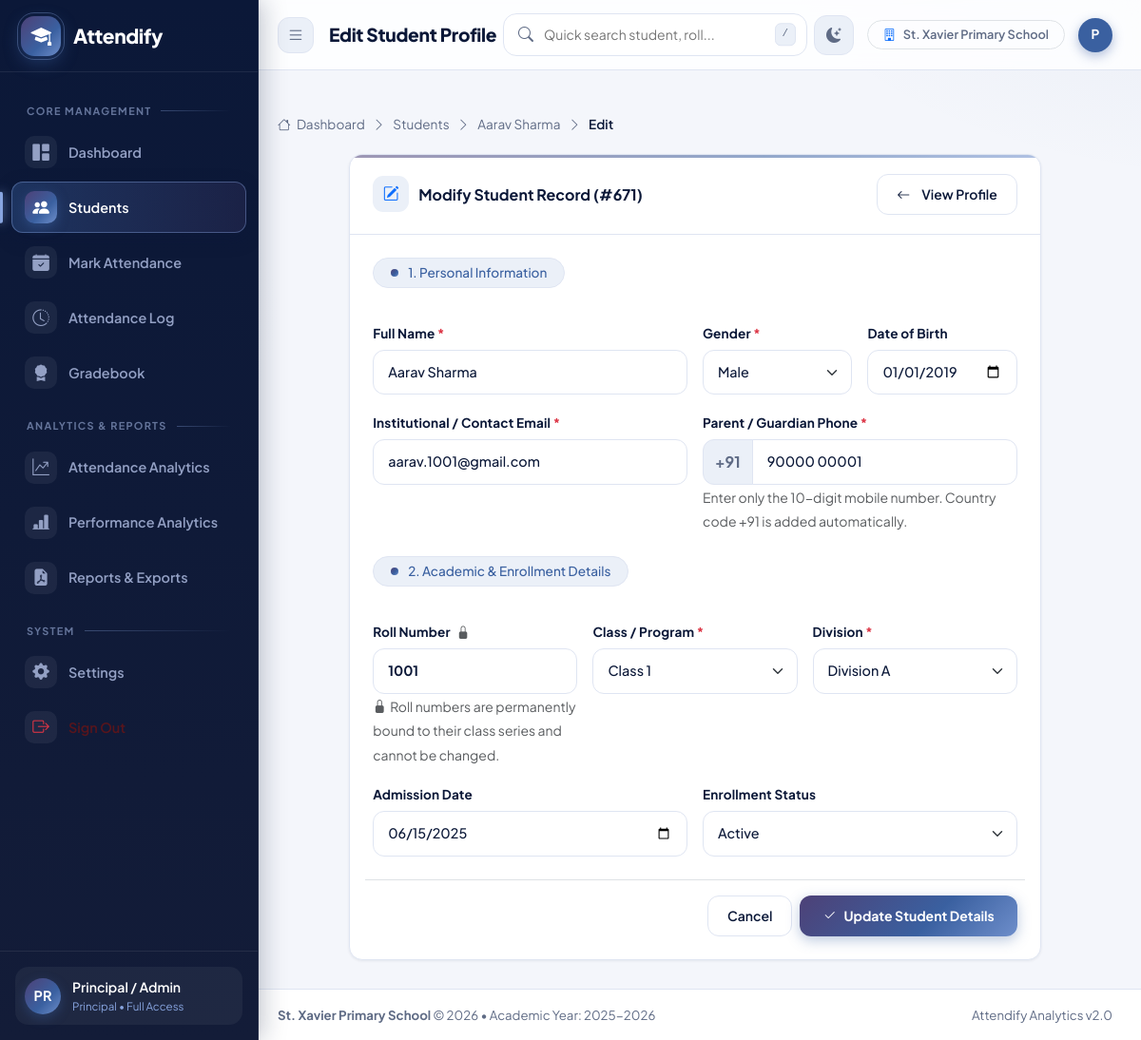
Page /students/671/edit (signed in) on the committed database.
### tables this page shows
CREATE TABLE settings (
            id INTEGER PRIMARY KEY AUTOINCREMENT,
            institution_name TEXT NOT NULL DEFAULT 'St. Xavier Primary School',
            attendance_threshold REAL NOT NULL DEFAULT 75.0,
            academic_year TEXT NOT NULL DEFAULT '2025-2026',
            contact_email TEXT DEFAULT 'principal@stxavierschool.edu',
            department TEXT DEFAULT 'Primary School Wing'
        );

CREATE TABLE students (
            id INTEGER PRIMARY KEY AUTOINCREMENT,
            name TEXT NOT NULL,
            roll TEXT NOT NULL,
            class_name TEXT NOT NULL,
            division TEXT NOT NULL,
            email TEXT NOT NULL,
            phone TEXT NOT NULL,
            date_of_birth TEXT,
            gender TEXT NOT NULL,
            admission_date TEXT,
            status TEXT DEFAULT 'Active',
            created_at TIMESTAMP DEFAULT CURRENT_TIMESTAMP,
            UNIQUE(roll, class_name, division)
        );

### app.py (the view, shortened to what this page needs)
@app.route('/students/<int:student_id>/edit', methods=['GET', 'POST'])
@login_required
def edit_student_view(student_id):
    from modules.student import build_roll_range_map
    student = get_student_by_id(student_id)
    if not student:
        flash("Student not found.", "danger")
        return redirect(url_for('students_list'))
    if not check_student_access(student):
        return redirect(url_for('students_list'))
    t_standard, t_division = get_scope()
    if t_standard:
        classes = [t_standard]
        divisions = [t_division]
    else:
        classes = get_distinct_classes()
        divisions = get_distinct_divisions()
    roll_ranges = build_roll_range_map()
    return render_template('edit_student.html', student=student, student_id=student_id,
                           classes=classes, divisions=divisions, roll_ranges=roll_ranges)

### templates/edit_student.html (shortened to what this page needs)
{% extends "base.html" %}
{% block page_title %}Edit Student Profile{% endblock %}
{% block content %}
<div class="breadcrumb-modern">
    <a href="{{ url_for('dashboard') }}"><i class="bi bi-house me-1"></i> Dashboard</a>
    <i class="bi bi-chevron-right"></i>
    <a href="{{ url_for('students_list') }}">Students</a>
    <i class="bi bi-chevron-right"></i>
    <a href="{{ url_for('student_profile', student_id=student_id) }}">{{ student.name }}</a>
    <i class="bi bi-chevron-right"></i>
    <span class="active">Edit</span>
</div>
<div class="row justify-content-center">
    <div class="col-12 col-xl-10">
        <div class="card-modern">
            <div class="card-header-modern">
                <h5 class="card-title-modern">
                    <i class="bi bi-pencil-square text-primary"></i> Modify Student Record (#{{ student_id }})
                </h5>
                <a href="{{ url_for('student_profile', student_id=student_id) }}" class="btn btn-sm btn-outline-modern">
                    <i class="bi bi-arrow-left me-1"></i> View Profile
                </a>
            </div>
            <div class="card-body-modern">
                <form method="POST" action="{{ url_for('edit_student_view', student_id=student_id) }}">
                    <div class="row g-3">
                        <div class="col-12">
                            <h6 class="form-section-title">1. Personal Information</h6>
                        </div>
                        <div class="col-12 col-md-6">
                            <label for="name" class="form-label">Full Name <span class="text-danger">*</span></label>
                            <input type="text" class="form-control" id="name" name="name" required value="{{ student.name }}">
                        </div>
                        <div class="col-12 col-md-3">
                            <label for="gender" class="form-label">Gender <span class="text-danger">*</span></label>
                            <select class="form-select" id="gender" name="gender" required>
                                <option value="Male" {% if student.gender == 'Male' %}selected{% endif %}>Male</option>
                            </select>
                        </div>
                        <div class="col-12 col-md-3">
                            <label for="date_of_birth" class="form-label">Date of Birth</label>
                            <input type="date" class="form-control" id="date_of_birth" name="date_of_birth" value="{{ student.date_of_birth or '' }}">
                        </div>
                        <div class="col-12 col-md-6">
                            <label for="email" class="form-label">Institutional / Contact Email <span class="text-danger">*</span></label>
                            <input type="email" class="form-control" id="email" name="email" required value="{{ student.email }}">
                        </div>
                        <div class="col-12 col-md-6">
                            <label for="phone" class="form-label">Parent / Guardian Phone <span class="text-danger">*</span></label>
                            <div class="input-group">
                                <span class="input-group-text bg-subtle fw-bold" title="Indian country code (fixed)">+91</span>
                                <input type="text" inputmode="numeric" autocomplete="tel-national"
                                       class="form-control" id="phone" name="phone"
                                       placeholder="XXXXX XXXXX" maxlength="11"
                                       pattern="[6-9](\s?\d){9}"
                                       title="Enter exactly 10 digits starting with 6, 7, 8 or 9"
                                       data-phone-input required
                                       value="{{ student.phone }}">
                            </div>
                            <small class="text-muted">Enter only the 10-digit mobile number. Country code +91 is added automatically.</small>
                        </div>
                        <div class="col-12 mt-4">
                            <h6 class="form-section-title">2. Academic & Enrollment Details</h6>
                        </div>
                        <div class="col-12 col-md-4">
                            <label for="roll_preview" class="form-label">
                                Roll Number <i class="bi bi-lock-fill text-muted ms-1"></i>
                            </label>
                            <input type="text" class="form-control bg-subtle fw-bold" id="roll_preview"
                                   value="{{ student.roll }}" readonly>
                            <small class="text-muted">
                                <i class="bi bi-lock-fill me-1"></i>Roll numbers are permanently bound to their class series and cannot be changed.
                            </small>
                        </div>
                        <div class="col-12 col-md-4">
                            <label for="class_name" class="form-label">Class / Program <span class="text-danger">*</span></label>
                            <select class="form-select" id="class_name" name="class_name" required>
                                {% for n in range(1, 7) %}
                                    <option value="Class {{ n }}" {% if student.class_name == 'Class ' ~ n %}selected{% endif %}>Class {{ n }}</option>
                                {% endfor %}
                            </select>
                        </div>
                        <div class="col-12 col-md-4">
                            <label for="division" class="form-label">Division <span class="text-danger">*</span></label>
                            <select class="form-select" id="division" name="division" required>
                                <option value="A" {% if student.division == 'A' %}selected{% endif %}>Division A</option>
                            </select>
                        </div>
                        <div class="col-12 col-md-6">
                            <label for="admission_date" class="form-label">Admission Date</label>
                            <input type="date" class="form-control" id="admission_date" name="admission_date" value="{{ student.admission_date or '' }}">
                        </div>
                        <div class="col-12 col-md-6">
                            <label for="status" class="form-label">Enrollment Status</label>
                            <select class="form-select" id="status" name="status">
                                <option value="Active" {% if student.status == 'Active' %}selected{% endif %}>Active</option>
                            </select>
                        </div>
                        <div class="col-12 mt-4 pt-3 border-top d-flex justify-content-end gap-2">
                            <a href="{{ url_for('student_profile', student_id=student_id) }}" class="btn btn-outline-modern">Cancel</a>
                            <button type="submit" class="btn btn-primary-modern px-4">
                                <i class="bi bi-check2"></i> Update Student Details
                            </button>
                        </div>
                    </div>
                </form>
            </div>
        </div>
    </div>
</div>
{% endblock %}

### templates/base.html (shortened to what this page needs)
<!DOCTYPE html>
<html lang="en" data-bs-theme="light">
<head>
    <link href="https://cdn.jsdelivr.net/npm/bootstrap@5.3.3/dist/css/bootstrap.min.css" rel="stylesheet">
    <link rel="stylesheet" href="https://cdn.jsdelivr.net/npm/bootstrap-icons@1.11.3/font/bootstrap-icons.min.css">
    <link rel="stylesheet" href="https://cdnjs.cloudflare.com/ajax/libs/font-awesome/6.5.1/css/all.min.css">
    <link rel="stylesheet" href="{{ url_for('static', filename='css/style.css') }}">
</head>
<body>
<div class="app-wrapper">
    <aside class="app-sidebar" id="appSidebar">
        <div class="sidebar-header">
            <a href="{{ url_for('dashboard') }}" class="brand-logo">
                <div class="brand-icon">
                    <i class="bi bi-mortarboard-fill"></i>
                </div>
                <span>Attendify</span>
            </a>
        </div>
        <div class="sidebar-nav">
            <div class="nav-section-title">Core Management</div>
            <a href="{{ url_for('dashboard') }}" class="nav-link {% if request.endpoint == 'dashboard' %}active{% endif %}">
                <i class="bi bi-grid-1x2-fill"></i>
                <span>Dashboard</span>
            </a>
            <a href="{{ url_for('students_list') }}" class="nav-link {% if 'student' in request.endpoint and request.endpoint != 'report_student' %}active{% endif %}">
                <i class="bi bi-people-fill"></i>
                <span>Students</span>
            </a>
            <a href="{{ url_for('attendance_view') }}" class="nav-link {% if request.endpoint == 'attendance_view' %}active{% endif %}">
                <i class="bi bi-calendar-check-fill"></i>
                <span>Mark Attendance</span>
            </a>
            <a href="{{ url_for('attendance_history') }}" class="nav-link {% if request.endpoint == 'attendance_history' %}active{% endif %}">
                <i class="bi bi-clock-history"></i>
                <span>Attendance Log</span>
            </a>
            <a href="{{ url_for('performance_list') }}" class="nav-link {% if 'performance' in request.endpoint and request.endpoint != 'performance_analysis' %}active{% endif %}">
                <i class="bi bi-award-fill"></i>
                <span>Gradebook</span>
            </a>
            <div class="nav-section-title">Analytics & Reports</div>
            <a href="{{ url_for('attendance_analysis') }}" class="nav-link {% if request.endpoint == 'attendance_analysis' %}active{% endif %}">
                <i class="bi bi-graph-up-arrow"></i>
                <span>Attendance Analytics</span>
            </a>
            <a href="{{ url_for('performance_analysis') }}" class="nav-link {% if request.endpoint == 'performance_analysis' %}active{% endif %}">
                <i class="bi bi-bar-chart-line-fill"></i>
                <span>Performance Analytics</span>
            </a>
            <a href="{{ url_for('reports_hub') }}" class="nav-link {% if 'report' in request.endpoint %}active{% endif %}">
                <i class="bi bi-file-earmark-pdf-fill"></i>
                <span>Reports & Exports</span>
            </a>
            <div class="nav-section-title">System</div>
            {% if session.get('role') == 'Principal' %}
            <a href="{{ url_for('settings_view') }}" class="nav-link {% if request.endpoint == 'settings_view' %}active{% endif %}">
                <i class="bi bi-gear-fill"></i>
                <span>Settings</span>
            </a>
            {% endif %}
            <a href="{{ url_for('logout') }}" class="nav-link text-danger-emphasis">
                <i class="bi bi-box-arrow-right text-danger"></i>
                <span>Sign Out</span>
            </a>
        </div>
        <div class="sidebar-footer">
            <div class="user-snippet">
                <div class="user-avatar">
                    {{ session.get('full_name', 'Admin')[:2].upper() }}
                </div>
                <div class="overflow-hidden">
                    <div class="text-white text-truncate fw-semibold" style="font-size: 0.88rem;">{{ session.get('full_name', 'Administrator') }}</div>
                    {% if session.get('role') == 'Principal' %}
                        <div class="text-truncate" style="font-size: 0.72rem; color: #88a5e0;">Principal &bull; Full Access</div>
                    {% else %}
                        <div class="text-truncate" style="font-size: 0.72rem; color: #88a5e0;">Class Teacher &bull; {{ session.get('standard', '') }}-{{ session.get('division', '') }}</div>
                    {% endif %}
                </div>
            </div>
        </div>
    </aside>
    <div class="app-main">
        <header class="top-navbar">
            <div class="navbar-left">
                <button class="sidebar-toggle-btn" id="sidebarToggle" title="Toggle Navigation">
                    <i class="bi bi-list"></i>
                </button>
                <h1 class="page-header-title">{% block page_title %}Dashboard{% endblock %}</h1>
            </div>
            <div class="navbar-search d-none d-md-block">
                <i class="bi bi-search"></i>
                <input type="text" id="globalSearchInput" placeholder="Quick search student, roll..." autocomplete="off">
                <kbd>/</kbd>
            </div>
            <div class="navbar-right">
                <button class="nav-icon-btn" id="themeToggleBtn" title="Toggle Dark/Light Mode">
                    <i class="bi bi-moon-stars-fill" id="themeIcon"></i>
                </button>
                <div class="d-none d-lg-flex align-items-center gap-2 px-3 py-1 bg-subtle rounded-pill border" style="font-size: 0.8rem; font-weight: 600; color: var(--text-muted);">
                    <i class="bi bi-building text-primary"></i>
                    <span>{{ system_settings.institution_name }}</span>
                </div>
                <div class="dropdown">
                    <button class="btn p-0 border-0 d-flex align-items-center gap-2" type="button" data-bs-toggle="dropdown" aria-expanded="false">
                        <div class="user-avatar" style="width: 36px; height: 36px; font-size: 0.85rem; background: var(--primary); color: #fff;">
                            {{ session.get('full_name', 'Admin')[:1].upper() }}
                        </div>
                    </button>
                </div>
            </div>
        </header>
        <div class="container-fluid px-4 pt-3">
        </div>
        <main class="page-container">
            {% block content %}{% endblock %}
        </main>
        <footer class="app-footer">
            <div>
                <strong>{{ system_settings.institution_name }}</strong> &copy; {{ current_year }} &bull; Academic Year: {{ system_settings.academic_year }}
            </div>
            <div>
                <span>Attendify Analytics v2.0</span>
            </div>
        </footer>
    </div>
</div>
</body>
</html>

### rows in the picture
settings: institution_name "St. Xavier Primary School", academic_year "2025-2026"
students: name "Aarav Sharma", gender "Male", date_of_birth "01/01/2019", email "aarav.1001@gmail.com", phone "90000 00001", roll "1001", class_name "Class 1", division "Division A", admission_date "06/15/2025", status "Active"

### other values in the picture
{{ session.get('full_name', 'Admin')[:2].upper() }} "PR"
{{ session.get('full_name', 'Administrator') }} "Principal / Admin"
{{ session.get('full_name', 'Admin')[:1].upper() }} "P"
{{ student_id }} "671"
